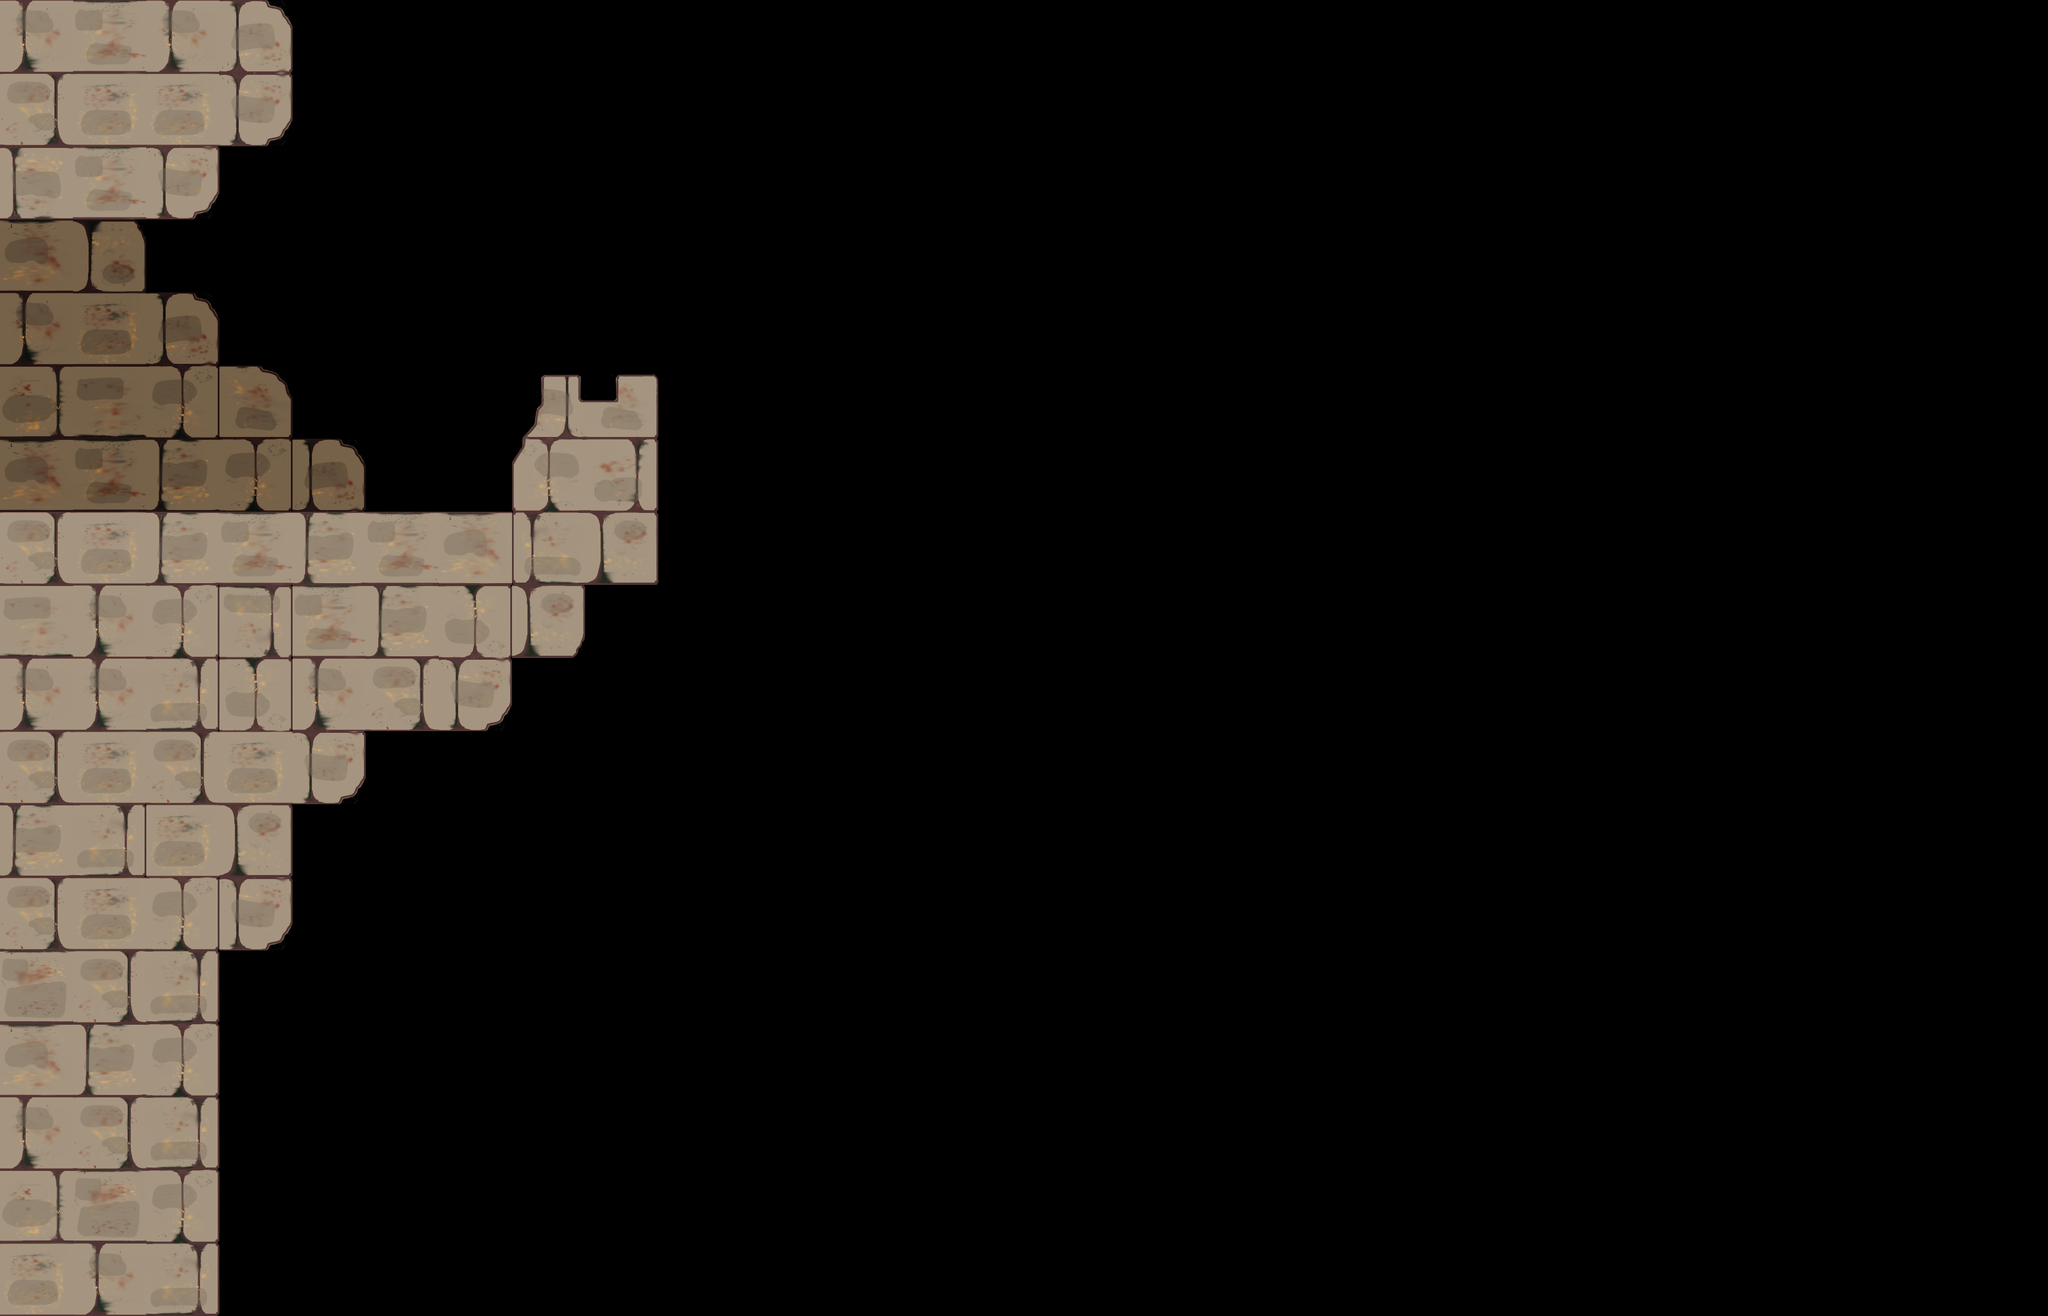

Rendered tile map (Tiled .tmx) drawn with the repository's tilesets; below, a short description and the map source with its tile grids summarised:
An orthogonal 28x18 tile map with 128x128 px tiles, 1 tile layer (Castillo), 5 tilesets and 22 objects (Player, DialogueTrigger, PlayerSpawns).

<map version="1.10" tiledversion="1.10.2" orientation="orthogonal" renderorder="right-down" width="28" height="18" tilewidth="128" tileheight="128" infinite="0" nextlayerid="12" nextobjectid="33">
 <tileset firstgid="1" name="Atlas_Exterior_Castillo" tilewidth="128" tileheight="128" tilecount="64" columns="8">
  <image source="Castle/Exterior/Atlas_Exterior_Castillo.png" width="1024" height="1024" />
  <tile id="11">
   <properties>
    <property name="Square" type="bool" value="true" />
    <property name="Wall" type="bool" value="true" />
   </properties>
  </tile>
 </tileset>
 <tileset firstgid="65" name="Atlas_Exterior_Castillo_Oscuro" tilewidth="128" tileheight="128" tilecount="64" columns="8">
  <image source="Castle/Exterior/Atlas_Exterior_Castillo_Oscuro.png" width="1024" height="1024" />
 </tileset>
 <tileset firstgid="129" name="Fons_Esquerra_Exterior_Castell" tilewidth="128" tileheight="128" tilecount="120" columns="15">
  <image source="Castle/Exterior/Fons_Esquerra_Exterior_Castell.png" width="1920" height="1080" />
 </tileset>
 <tileset firstgid="249" name="Fondo_Ventana" tilewidth="1920" tileheight="1080" tilecount="1" columns="1">
  <image source="Castle/Exterior/Fondo_Ventana.png" width="1920" height="1080" />
 </tileset>
 <tileset firstgid="250" name="Fons_Esquerra_Exterior_Castell" tilewidth="1920" tileheight="1080" tilecount="1" columns="1">
  <image source="Castle/Exterior/Fons_Esquerra_Exterior_Castell.png" width="1920" height="1080" />
 </tileset>
 <objectgroup id="6" name="BG">
  <properties>
   <property name="BG" type="bool" value="true" />
   <property name="Draw" type="bool" value="true" />
  </properties>
  <object id="24" gid="249" x="0" y="1716" width="3584" height="1716" />
  <object id="25" gid="250" x="0" y="3152" width="3584" height="1446" />
 </objectgroup>
 <layer id="1" name="Castillo" width="28" height="18">
  <properties>
   <property name="Draw" type="bool" value="true" />
  </properties>
  <data>[504 cells, 81 non-empty, 30 distinct tile ids]</data>
 </layer>
 <objectgroup id="7" name="Path">
  <properties>
   <property name="Path" type="bool" value="true" />
   <property name="Sensor" type="bool" value="true" />
   <property name="Square" type="bool" value="true" />
  </properties>
  <object id="7" x="-256" y="384" width="128" height="512">
   <properties>
    <property name="TeleportTo" type="file" value="Castle_Inside.tmx" />
   </properties>
  </object>
  <object id="22" x="0" y="2944" width="3584" height="128">
   <properties>
    <property name="RequiresGlide" type="bool" value="true" />
    <property name="TeleportTo" type="file" value="Nexo.tmx" />
   </properties>
  </object>
 </objectgroup>
 <objectgroup id="2" name="Ground">
  <properties>
   <property name="Ground" type="bool" value="true" />
   <property name="Square" type="bool" value="true" />
  </properties>
  <object id="6" x="-128" y="896" width="1024" height="128" />
  <object id="19" x="934" y="662" width="218" height="106" />
 </objectgroup>
 <objectgroup id="9" name="Wall">
  <properties>
   <property name="Square" type="bool" value="true" />
   <property name="Wall" type="bool" value="true" />
  </properties>
  <object id="11" x="1024" y="768" width="128" height="256" />
  <object id="13" x="384" y="-256" width="128" height="512" />
  <object id="20" x="896" y="768" width="128" height="128" />
 </objectgroup>
 <objectgroup id="8" name="Ceiling">
  <properties>
   <property name="Ceiling" type="bool" value="true" />
   <property name="Square" type="bool" value="true" />
  </properties>
  <object id="8" x="-128" y="256" width="512" height="128" />
  <object id="14" x="896" y="1024" width="128" height="128" />
  <object id="15" x="640" y="1152" width="256" height="128" />
  <object id="16" x="512" y="1280" width="128" height="128" />
  <object id="17" x="384" y="1408" width="128" height="256" />
  <object id="18" x="256" y="1664" width="128" height="640" />
  <object id="23" x="3584" y="-256" width="128" height="3200" />
  <object id="26" x="0" y="2176" width="256" height="128" />
  <object id="28" x="-128" y="2304" width="128" height="640" />
  <object id="29" x="512" y="-384" width="3072" height="128" />
 </objectgroup>
 <objectgroup id="10" name="EntitiesSpawnPoints">
  <object id="21" name="Player" type="Player" x="158" y="731">
   <point />
  </object>
  <object id="32" name="DialogueTrigger" type="DialogueTrigger" x="384" y="256" width="128" height="640">
   <properties>
    <property name="DialogueID" value="Inici" />
   </properties>
  </object>
 </objectgroup>
 <objectgroup id="4" name="PlayerSpawns">
  <properties>
   <property name="PlayerSpawns" type="bool" value="true" />
  </properties>
  <object id="10" name="PlayerSpawns" x="154.848" y="731.636">
   <properties>
    <property name="FromRoom" type="file" value="Castle_Inside.tmx" />
   </properties>
   <point />
  </object>
 </objectgroup>
</map>
